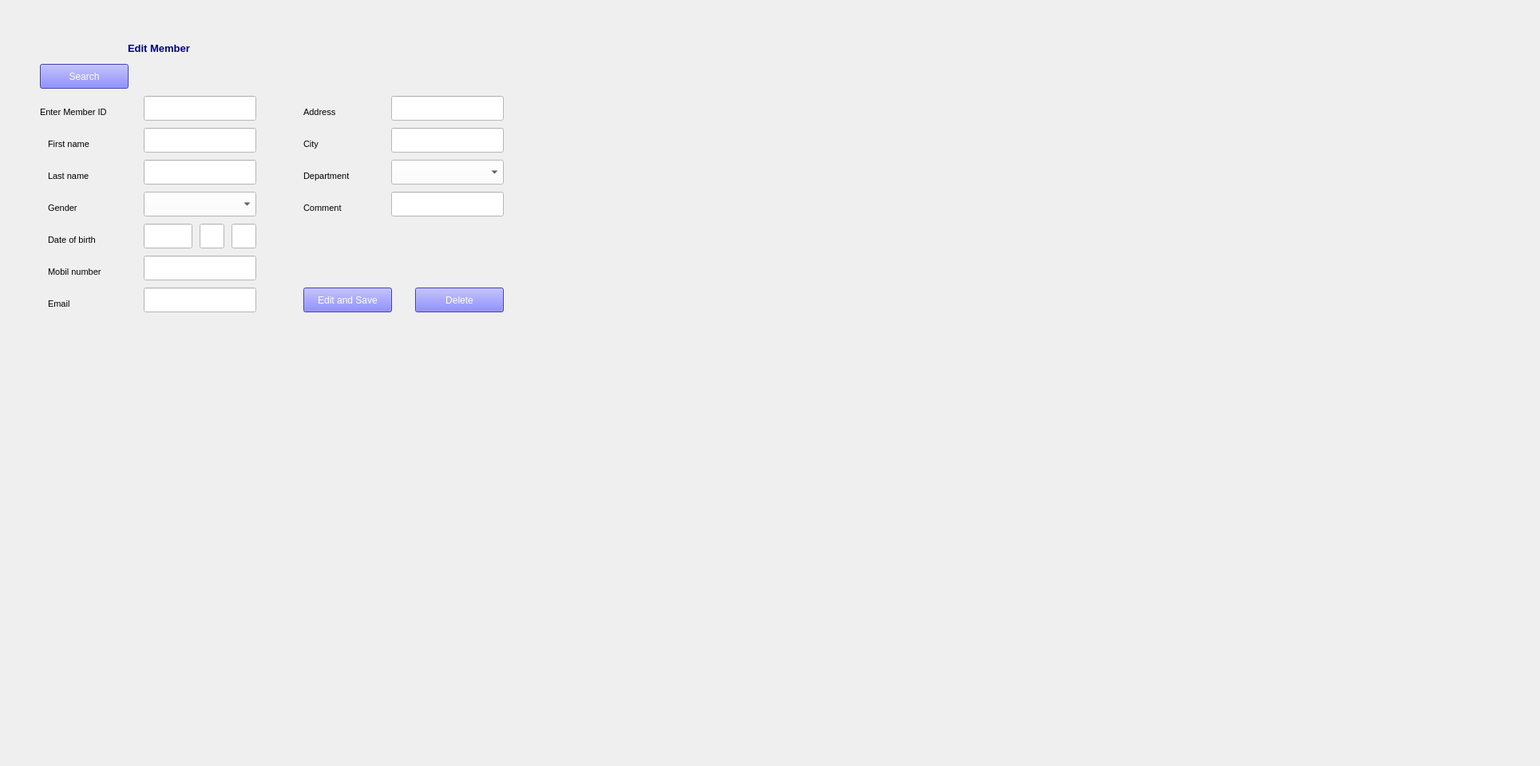
    <widget class="QWidget" name="tab_11">
     <attribute name="title">
      <string>editDeleteMember</string>
     </attribute>
     <widget class="QLabel" name="label_85">
      <property name="geometry">
       <rect>
        <x>0</x>
        <y>0</y>
        <width>1920</width>
        <height>950</height>
       </rect>
      </property>
      <property name="maximumSize">
       <size>
        <width>16777215</width>
        <height>16777213</height>
       </size>
      </property>
      <property name="font">
       <font>
        <pointsize>8</pointsize>
       </font>
      </property>
      <property name="text">
       <string/>
      </property>
      <property name="pixmap">
       <pixmap>../app-pyqt5/000.jpg</pixmap>
      </property>
     </widget>
     <widget class="QLabel" name="label_86">
      <property name="geometry">
       <rect>
        <x>380</x>
        <y>210</y>
        <width>81</width>
        <height>21</height>
       </rect>
      </property>
      <property name="maximumSize">
       <size>
        <width>16777215</width>
        <height>16777213</height>
       </size>
      </property>
      <property name="font">
       <font>
        <pointsize>8</pointsize>
       </font>
      </property>
      <property name="text">
       <string>Department</string>
      </property>
     </widget>
     <widget class="QLineEdit" name="tb231">
      <property name="geometry">
       <rect>
        <x>490</x>
        <y>240</y>
        <width>141</width>
        <height>31</height>
       </rect>
      </property>
      <property name="styleSheet">
       <string notr="true">background-color: rgb(255, 255, 255);
font: 8pt &quot;MS Shell Dlg 2&quot;;</string>
      </property>
     </widget>
     <widget class="QLabel" name="label_87">
      <property name="geometry">
       <rect>
        <x>60</x>
        <y>210</y>
        <width>81</width>
        <height>21</height>
       </rect>
      </property>
      <property name="maximumSize">
       <size>
        <width>16777215</width>
        <height>16777213</height>
       </size>
      </property>
      <property name="font">
       <font>
        <pointsize>8</pointsize>
       </font>
      </property>
      <property name="text">
       <string>Last name</string>
      </property>
     </widget>
     <widget class="QComboBox" name="cb230">
      <property name="geometry">
       <rect>
        <x>490</x>
        <y>200</y>
        <width>141</width>
        <height>31</height>
       </rect>
      </property>
      <property name="font">
       <font>
        <family>MS Shell Dlg 2</family>
        <pointsize>8</pointsize>
        <weight>50</weight>
        <italic>false</italic>
        <bold>false</bold>
       </font>
      </property>
      <property name="styleSheet">
       <string notr="true">background-color: rgb(255, 255, 255);
font: 8pt &quot;MS Shell Dlg 2&quot;;
</string>
      </property>
      <item>
       <property name="text">
        <string/>
       </property>
      </item>
      <item>
       <property name="text">
        <string>Studen (En väg framåt)</string>
       </property>
      </item>
      <item>
       <property name="text">
        <string>Projekt Exakt</string>
       </property>
      </item>
      <item>
       <property name="text">
        <string>Café och kök</string>
       </property>
      </item>
      <item>
       <property name="text">
        <string>Gröna Fingrar</string>
       </property>
      </item>
      <item>
       <property name="text">
        <string>Kontoret </string>
       </property>
      </item>
      <item>
       <property name="text">
        <string>Fixa till</string>
       </property>
      </item>
      <item>
       <property name="text">
        <string>Naturkontakt</string>
       </property>
      </item>
     </widget>
     <widget class="QLabel" name="label_90">
      <property name="geometry">
       <rect>
        <x>60</x>
        <y>330</y>
        <width>81</width>
        <height>21</height>
       </rect>
      </property>
      <property name="maximumSize">
       <size>
        <width>16777215</width>
        <height>16777213</height>
       </size>
      </property>
      <property name="font">
       <font>
        <pointsize>8</pointsize>
       </font>
      </property>
      <property name="text">
       <string>Mobil number</string>
      </property>
     </widget>
     <widget class="QComboBox" name="cb224">
      <property name="geometry">
       <rect>
        <x>180</x>
        <y>240</y>
        <width>141</width>
        <height>31</height>
       </rect>
      </property>
      <property name="font">
       <font>
        <family>MS Shell Dlg 2</family>
        <pointsize>8</pointsize>
        <weight>50</weight>
        <italic>false</italic>
        <bold>false</bold>
       </font>
      </property>
      <property name="styleSheet">
       <string notr="true">background-color: rgb(255, 255, 255);
font: 8pt &quot;MS Shell Dlg 2&quot;;
</string>
      </property>
      <item>
       <property name="text">
        <string/>
       </property>
      </item>
      <item>
       <property name="text">
        <string>Male</string>
       </property>
      </item>
      <item>
       <property name="text">
        <string>Female</string>
       </property>
      </item>
      <item>
       <property name="text">
        <string>Other</string>
       </property>
      </item>
     </widget>
     <widget class="QLineEdit" name="tb222">
      <property name="geometry">
       <rect>
        <x>180</x>
        <y>160</y>
        <width>141</width>
        <height>31</height>
       </rect>
      </property>
      <property name="styleSheet">
       <string notr="true">background-color: rgb(255, 255, 255);
font: 8pt &quot;MS Shell Dlg 2&quot;;</string>
      </property>
     </widget>
     <widget class="QLineEdit" name="tb227">
      <property name="geometry">
       <rect>
        <x>180</x>
        <y>360</y>
        <width>141</width>
        <height>31</height>
       </rect>
      </property>
      <property name="styleSheet">
       <string notr="true">background-color: rgb(255, 255, 255);
font: 8pt &quot;MS Shell Dlg 2&quot;;</string>
      </property>
     </widget>
     <widget class="QLabel" name="label_91">
      <property name="geometry">
       <rect>
        <x>60</x>
        <y>370</y>
        <width>81</width>
        <height>21</height>
       </rect>
      </property>
      <property name="maximumSize">
       <size>
        <width>16777215</width>
        <height>16777213</height>
       </size>
      </property>
      <property name="font">
       <font>
        <pointsize>8</pointsize>
       </font>
      </property>
      <property name="text">
       <string>Email</string>
      </property>
     </widget>
     <widget class="QLineEdit" name="tb223">
      <property name="geometry">
       <rect>
        <x>180</x>
        <y>200</y>
        <width>141</width>
        <height>31</height>
       </rect>
      </property>
      <property name="styleSheet">
       <string notr="true">background-color: rgb(255, 255, 255);
font: 8pt &quot;MS Shell Dlg 2&quot;;</string>
      </property>
     </widget>
     <widget class="QLineEdit" name="tb228">
      <property name="geometry">
       <rect>
        <x>490</x>
        <y>120</y>
        <width>141</width>
        <height>31</height>
       </rect>
      </property>
      <property name="styleSheet">
       <string notr="true">background-color: rgb(255, 255, 255);
font: 8pt &quot;MS Shell Dlg 2&quot;;</string>
      </property>
     </widget>
     <widget class="QLabel" name="label_92">
      <property name="geometry">
       <rect>
        <x>380</x>
        <y>170</y>
        <width>81</width>
        <height>21</height>
       </rect>
      </property>
      <property name="maximumSize">
       <size>
        <width>16777215</width>
        <height>16777213</height>
       </size>
      </property>
      <property name="font">
       <font>
        <pointsize>8</pointsize>
       </font>
      </property>
      <property name="text">
       <string>City</string>
      </property>
     </widget>
     <widget class="QLabel" name="label_93">
      <property name="geometry">
       <rect>
        <x>60</x>
        <y>250</y>
        <width>81</width>
        <height>21</height>
       </rect>
      </property>
      <property name="maximumSize">
       <size>
        <width>16777215</width>
        <height>16777213</height>
       </size>
      </property>
      <property name="font">
       <font>
        <pointsize>8</pointsize>
       </font>
      </property>
      <property name="text">
       <string>Gender</string>
      </property>
     </widget>
     <widget class="QLabel" name="label_94">
      <property name="geometry">
       <rect>
        <x>380</x>
        <y>130</y>
        <width>81</width>
        <height>21</height>
       </rect>
      </property>
      <property name="maximumSize">
       <size>
        <width>16777215</width>
        <height>16777213</height>
       </size>
      </property>
      <property name="font">
       <font>
        <pointsize>8</pointsize>
       </font>
      </property>
      <property name="text">
       <string>Address</string>
      </property>
     </widget>
     <widget class="QLabel" name="label_95">
      <property name="geometry">
       <rect>
        <x>380</x>
        <y>250</y>
        <width>81</width>
        <height>21</height>
       </rect>
      </property>
      <property name="maximumSize">
       <size>
        <width>16777215</width>
        <height>16777213</height>
       </size>
      </property>
      <property name="font">
       <font>
        <pointsize>8</pointsize>
       </font>
      </property>
      <property name="text">
       <string>Comment</string>
      </property>
     </widget>
     <widget class="QLabel" name="label_96">
      <property name="geometry">
       <rect>
        <x>60</x>
        <y>170</y>
        <width>81</width>
        <height>21</height>
       </rect>
      </property>
      <property name="maximumSize">
       <size>
        <width>16777215</width>
        <height>16777213</height>
       </size>
      </property>
      <property name="font">
       <font>
        <pointsize>8</pointsize>
       </font>
      </property>
      <property name="text">
       <string>First name</string>
      </property>
     </widget>
     <widget class="QLabel" name="label_97">
      <property name="geometry">
       <rect>
        <x>60</x>
        <y>290</y>
        <width>81</width>
        <height>21</height>
       </rect>
      </property>
      <property name="maximumSize">
       <size>
        <width>16777215</width>
        <height>16777213</height>
       </size>
      </property>
      <property name="font">
       <font>
        <pointsize>8</pointsize>
       </font>
      </property>
      <property name="text">
       <string>Date of birth</string>
      </property>
     </widget>
     <widget class="QPushButton" name="b221">
      <property name="geometry">
       <rect>
        <x>380</x>
        <y>360</y>
        <width>111</width>
        <height>31</height>
       </rect>
      </property>
      <property name="styleSheet">
       <string notr="true">background-color: rgb(85, 85, 255);
color: rgb(255, 255, 255);
font: 8pt &quot;MS Shell Dlg 2&quot;;</string>
      </property>
      <property name="text">
       <string>Edit and Save</string>
      </property>
     </widget>
     <widget class="QLineEdit" name="tb226">
      <property name="geometry">
       <rect>
        <x>180</x>
        <y>320</y>
        <width>141</width>
        <height>31</height>
       </rect>
      </property>
      <property name="styleSheet">
       <string notr="true">background-color: rgb(255, 255, 255);
font: 8pt &quot;MS Shell Dlg 2&quot;;</string>
      </property>
     </widget>
     <widget class="QLineEdit" name="tb229">
      <property name="geometry">
       <rect>
        <x>490</x>
        <y>160</y>
        <width>141</width>
        <height>31</height>
       </rect>
      </property>
      <property name="styleSheet">
       <string notr="true">background-color: rgb(255, 255, 255);
font: 8pt &quot;MS Shell Dlg 2&quot;;</string>
      </property>
     </widget>
     <widget class="QPushButton" name="b222">
      <property name="geometry">
       <rect>
        <x>520</x>
        <y>360</y>
        <width>111</width>
        <height>31</height>
       </rect>
      </property>
      <property name="styleSheet">
       <string notr="true">background-color: rgb(85, 85, 255);
color: rgb(255, 255, 255);
font: 8pt &quot;MS Shell Dlg 2&quot;;</string>
      </property>
      <property name="text">
       <string>Delete</string>
      </property>
     </widget>
     <widget class="QLineEdit" name="tb225_2">
      <property name="geometry">
       <rect>
        <x>250</x>
        <y>280</y>
        <width>31</width>
        <height>31</height>
       </rect>
      </property>
      <property name="styleSheet">
       <string notr="true">background-color: rgb(255, 255, 255);
font: 8pt &quot;MS Shell Dlg 2&quot;;</string>
      </property>
     </widget>
     <widget class="QLineEdit" name="tb225_1">
      <property name="geometry">
       <rect>
        <x>180</x>
        <y>280</y>
        <width>61</width>
        <height>31</height>
       </rect>
      </property>
      <property name="styleSheet">
       <string notr="true">background-color: rgb(255, 255, 255);
font: 8pt &quot;MS Shell Dlg 2&quot;;</string>
      </property>
     </widget>
     <widget class="QLineEdit" name="tb225_3">
      <property name="geometry">
       <rect>
        <x>290</x>
        <y>280</y>
        <width>31</width>
        <height>31</height>
       </rect>
      </property>
      <property name="styleSheet">
       <string notr="true">background-color: rgb(255, 255, 255);
font: 8pt &quot;MS Shell Dlg 2&quot;;</string>
      </property>
     </widget>
     <widget class="QPushButton" name="b500">
      <property name="geometry">
       <rect>
        <x>50</x>
        <y>80</y>
        <width>111</width>
        <height>31</height>
       </rect>
      </property>
      <property name="styleSheet">
       <string notr="true">background-color: rgb(85, 85, 255);
color: rgb(255, 255, 255);
font: 8pt &quot;MS Shell Dlg 2&quot;;</string>
      </property>
      <property name="text">
       <string>Search</string>
      </property>
     </widget>
     <widget class="QLineEdit" name="tb501">
      <property name="geometry">
       <rect>
        <x>180</x>
        <y>120</y>
        <width>141</width>
        <height>31</height>
       </rect>
      </property>
      <property name="styleSheet">
       <string notr="true">background-color: rgb(255, 255, 255);
font: 8pt &quot;MS Shell Dlg 2&quot;;</string>
      </property>
     </widget>
     <widget class="QLabel" name="l5000">
      <property name="geometry">
       <rect>
        <x>190</x>
        <y>100</y>
        <width>31</width>
        <height>16</height>
       </rect>
      </property>
      <property name="maximumSize">
       <size>
        <width>16777215</width>
        <height>16777213</height>
       </size>
      </property>
      <property name="font">
       <font>
        <pointsize>8</pointsize>
       </font>
      </property>
      <property name="text">
       <string/>
      </property>
     </widget>
     <widget class="QLabel" name="l220">
      <property name="geometry">
       <rect>
        <x>160</x>
        <y>40</y>
        <width>251</width>
        <height>41</height>
       </rect>
      </property>
      <property name="font">
       <font>
        <pointsize>10</pointsize>
        <weight>75</weight>
        <bold>true</bold>
       </font>
      </property>
      <property name="styleSheet">
       <string notr="true">color: rgb(0, 0, 127);</string>
      </property>
      <property name="text">
       <string>Edit Member</string>
      </property>
     </widget>
     <widget class="QLabel" name="label_88">
      <property name="geometry">
       <rect>
        <x>50</x>
        <y>130</y>
        <width>101</width>
        <height>21</height>
       </rect>
      </property>
      <property name="maximumSize">
       <size>
        <width>16777215</width>
        <height>16777213</height>
       </size>
      </property>
      <property name="font">
       <font>
        <pointsize>8</pointsize>
       </font>
      </property>
      <property name="text">
       <string>Enter Member ID</string>
      </property>
     </widget>
    </widget>
